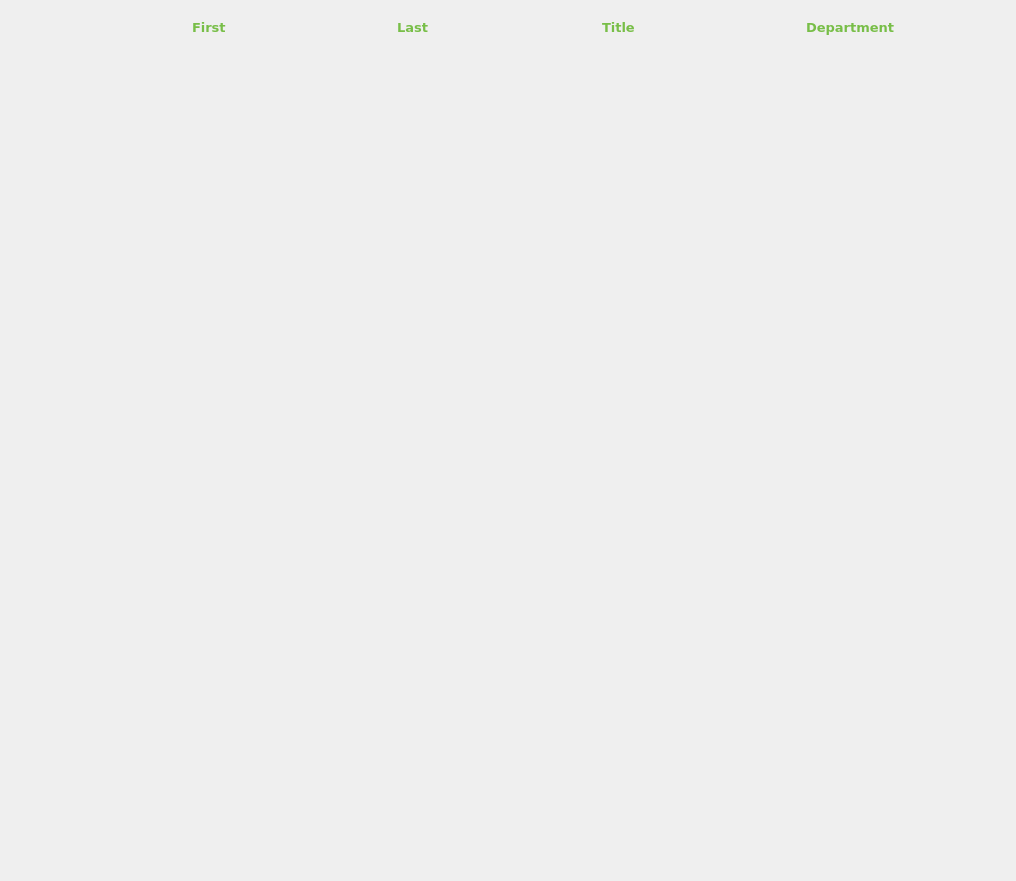
             <widget class="QWidget" name="searchScrollArea">
              <property name="geometry">
               <rect>
                <x>0</x>
                <y>0</y>
                <width>1016</width>
                <height>881</height>
               </rect>
              </property>
              <layout class="QGridLayout" name="gridLayout_7">
               <item row="0" column="3">
                <widget class="QLabel" name="titleHeader_label">
                 <property name="minimumSize">
                  <size>
                   <width>100</width>
                   <height>32</height>
                  </size>
                 </property>
                 <property name="maximumSize">
                  <size>
                   <width>250</width>
                   <height>32</height>
                  </size>
                 </property>
                 <property name="font">
                  <font>
                   <family>Verdana</family>
                   <pointsize>10</pointsize>
                   <weight>75</weight>
                   <bold>true</bold>
                  </font>
                 </property>
                 <property name="styleSheet">
                  <string notr="true">color: rgb(120, 190, 72);</string>
                 </property>
                 <property name="text">
                  <string>Title</string>
                 </property>
                </widget>
               </item>
               <item row="0" column="4">
                <widget class="QLabel" name="departmentHeader_label">
                 <property name="minimumSize">
                  <size>
                   <width>100</width>
                   <height>32</height>
                  </size>
                 </property>
                 <property name="maximumSize">
                  <size>
                   <width>250</width>
                   <height>32</height>
                  </size>
                 </property>
                 <property name="font">
                  <font>
                   <family>Verdana</family>
                   <pointsize>10</pointsize>
                   <weight>75</weight>
                   <bold>true</bold>
                  </font>
                 </property>
                 <property name="styleSheet">
                  <string notr="true">color: rgb(120, 190, 72);</string>
                 </property>
                 <property name="text">
                  <string>Department</string>
                 </property>
                </widget>
               </item>
               <item row="0" column="0">
                <widget class="QLabel" name="emptyHeader_label">
                 <property name="minimumSize">
                  <size>
                   <width>175</width>
                   <height>32</height>
                  </size>
                 </property>
                 <property name="maximumSize">
                  <size>
                   <width>175</width>
                   <height>32</height>
                  </size>
                 </property>
                 <property name="styleSheet">
                  <string notr="true"/>
                 </property>
                 <property name="text">
                  <string/>
                 </property>
                </widget>
               </item>
               <item row="0" column="2">
                <widget class="QLabel" name="lastNameHeader_label">
                 <property name="minimumSize">
                  <size>
                   <width>100</width>
                   <height>32</height>
                  </size>
                 </property>
                 <property name="maximumSize">
                  <size>
                   <width>250</width>
                   <height>32</height>
                  </size>
                 </property>
                 <property name="font">
                  <font>
                   <family>Verdana</family>
                   <pointsize>10</pointsize>
                   <weight>75</weight>
                   <bold>true</bold>
                  </font>
                 </property>
                 <property name="styleSheet">
                  <string notr="true">color: rgb(120, 190, 72);</string>
                 </property>
                 <property name="text">
                  <string>Last</string>
                 </property>
                </widget>
               </item>
               <item row="0" column="1">
                <widget class="QLabel" name="firstNameHeader_label">
                 <property name="minimumSize">
                  <size>
                   <width>100</width>
                   <height>32</height>
                  </size>
                 </property>
                 <property name="maximumSize">
                  <size>
                   <width>250</width>
                   <height>32</height>
                  </size>
                 </property>
                 <property name="font">
                  <font>
                   <family>Verdana</family>
                   <pointsize>10</pointsize>
                   <weight>75</weight>
                   <bold>true</bold>
                  </font>
                 </property>
                 <property name="styleSheet">
                  <string notr="true">color: rgb(120, 190, 72);</string>
                 </property>
                 <property name="text">
                  <string>First</string>
                 </property>
                </widget>
               </item>
               <item row="1" column="1">
                <spacer name="verticalSpacer_18">
                 <property name="orientation">
                  <enum>Qt::Vertical</enum>
                 </property>
                 <property name="sizeHint" stdset="0">
                  <size>
                   <width>20</width>
                   <height>40</height>
                  </size>
                 </property>
                </spacer>
               </item>
              </layout>
             </widget>
